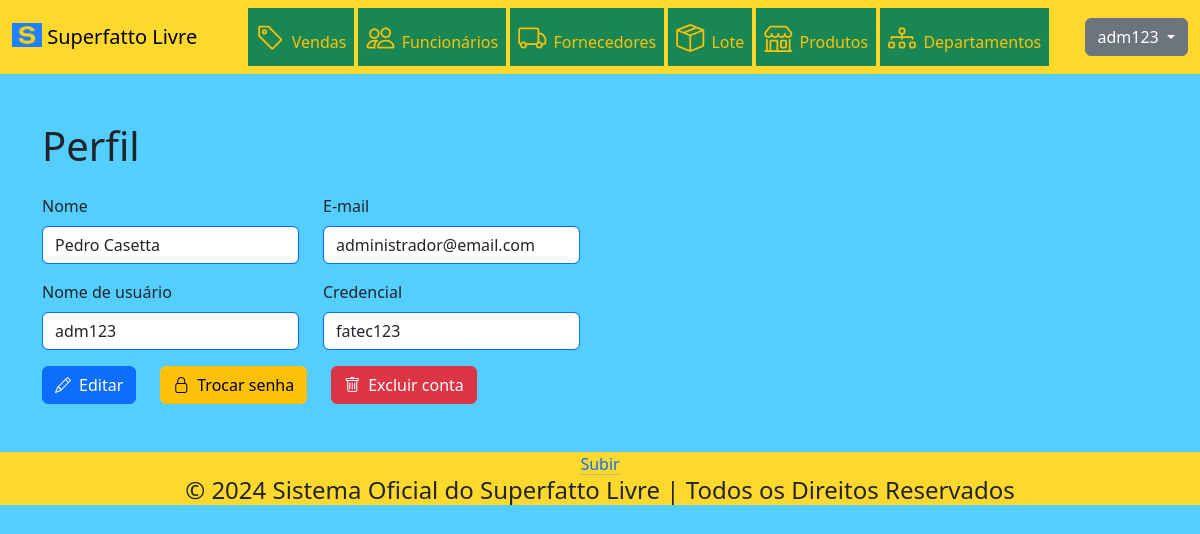
The app's page /conta/encaminharPerfil (signed in) with its own data.
### tables this page shows
CREATE TABLE IF NOT EXISTS `administrador` (
  `codigo` INT NOT NULL AUTO_INCREMENT,
  `cod_credencial` INT NOT NULL,
  PRIMARY KEY (`codigo`),
  INDEX `fk_administrador_credencial1_idx` (`cod_credencial` ASC),
  CONSTRAINT `fk_administrador_conta1`
    FOREIGN KEY (`codigo`)
    REFERENCES `conta` (`codigo`)
    ON DELETE NO ACTION
    ON UPDATE NO ACTION,
  CONSTRAINT `fk_administrador_credencial1`
    FOREIGN KEY (`cod_credencial`)
    REFERENCES `credencial` (`codigo`)
    ON DELETE NO ACTION
    ON UPDATE NO ACTION);

CREATE TABLE IF NOT EXISTS `conta` (
  `codigo` INT NOT NULL AUTO_INCREMENT,
  `nome` VARCHAR(45) NULL,
  `email` VARCHAR(45) NULL,
  `nome_usuario` VARCHAR(45) NULL,
  `senha` VARCHAR(255) NULL,
  `tipo` VARCHAR(45) NULL,
  PRIMARY KEY (`codigo`),
  UNIQUE INDEX `nome_usuario_UNIQUE` (`nome_usuario` ASC),
  UNIQUE INDEX `email_UNIQUE` (`email` ASC));

CREATE TABLE IF NOT EXISTS `credencial` (
  `codigo` INT NOT NULL,
  `nome` VARCHAR(45) NULL,
  PRIMARY KEY (`codigo`));

### App/Controller/BaseController.php (called while the page is built, shortened)
<?php
abstract class BaseController
{
    protected array $dados;
    public function __construct()
    {
        $this->dados = [];
    }
    public function renderizar(string $view)
    {
        $dados = $this->getDados();
        require_once PATH . '/App/View/layout/header.php';
        require_once PATH . '/App/View/layout/menu.php';
        require_once PATH . '/App/View/' . $view . '.php';
        require_once PATH . '/App/View/layout/footer.php';
    }
    public function getDados()
    {
        return $this->dados;
    }
    public function setDados($nomeChave, $valorDado)
    {
        if ($nomeChave != "" && $valorDado != "") {
            $this->dados[$nomeChave] = $valorDado;
        }
    }
}

### index.php (called while the page is built, shortened)
<?php
try
{
    $app = new App();
    $app->identificarController();
    $app->executarController();
} catch (Exception $excecao) {
    throw new Exception("Erro na execução do sistema", $excecao->getCode());
}

### App/Model/Entidades/Conta/Conta.php (called while the page is built, shortened)
<?php
abstract class Conta
{
    protected int $codigo;
    protected string $nome;
    protected string $email;
    protected string $nomeUsuario;
    protected string $tipo;
    public function __construct(int $codigo = 0, string $nome = "", string $email = "", string $nomeUsuario = "", string $senha = "",
        string $tipo = "")
    {
        $this->codigo = $codigo;
        $this->nome = $nome;
        $this->email = $email;
        $this->nomeUsuario = $nomeUsuario;
        $this->tipo = $tipo;
    }
    public static function localizar($codigo, $tipo)
    {
        $contaDAO = new ContaDAO();
        $resultado = $contaDAO->localizar($codigo, $tipo);
        return $resultado;
    }
    public function getCodigo() : int
    {
        return $this->codigo;
    }
    public function getNome() : string
    {
        return $this->nome;
    }
    public function getEmail() : string
    {
        return $this->email;
    }
    public function getNomeUsuario() : string
    {
        return $this->nomeUsuario;
    }
    public function getTipo() : string
    {
        return $this->tipo;
    }
}

### App/Model/DAO/BaseDAO.php (called while the page is built, shortened)
<?php
abstract class BaseDAO
{
    private $conexao;
    public function __construct()
    {
        $this->conexao = Conexao::getConexao();
    }
    public function select($sql)
    {
        return $this->conexao->query($sql);
    }
}

### App/Lib/Conexao.php (called while the page is built, shortened)
<?php
class Conexao
{
    public static function getConexao()
    {
        $dsn = DB_DRIVER . ':host=' . DB_HOST . ';dbname=' . DB_NAME . ";";
        $conexao = new PDO($dsn , DB_USER, DB_PASSWORD);
        $conexao->setAttribute(PDO::ATTR_ERRMODE, PDO::ERRMODE_EXCEPTION);
        return $conexao;
    }
}

### App/Model/DAO/ContaDAO.php (called while the page is built, shortened)
<?php
class ContaDAO extends BaseDAO
{
    public function localizar($codigo, $tipo)
    {
        try {
            if ($tipo == 'administrador') {
                $pdoStatement = $this->select("SELECT c.*, a.cod_credencial, cr.nome nome_credencial
                FROM conta c, administrador a, credencial cr
                WHERE c.codigo = $codigo AND a.codigo = $codigo AND cr.codigo = a.cod_credencial");
                $arrayResultado = $pdoStatement->fetch(PDO::FETCH_ASSOC);
                $conta = new Administrador(
                    $arrayResultado['codigo'],
                    $arrayResultado['nome'],
                    $arrayResultado['email'],
                    $arrayResultado['nome_usuario'],
                    $arrayResultado['senha'],
                    $arrayResultado['tipo'],
                    $arrayResultado['cod_credencial'],
                    $arrayResultado['nome_credencial']
                );
            }
            return $conta;
        }
        catch (Exception $excecao) {
            $erro = new Exception("Erro " . $excecao->getCode() . ". Erro no acesso aos dados");
            return $erro;
        }
    }
}

### App/Model/Entidades/Conta/Administrador.php (called while the page is built, shortened)
<?php
class Administrador extends Conta
{
    private Credencial $credencial;
    public function __construct(int $codigo = 0, string $nome = "", string $email = "", string $nomeUsuario = "", string $senha = "",
        string $tipo = "", int $cod_credencial = 0, string $nome_credencial = "")
    {
        $this->credencial = new Credencial($cod_credencial, $nome_credencial);
    }
    public function getCredencial() : Credencial
    {
        return $this->credencial;
    }
}

### App/Model/Entidades/Conta/Credencial.php (called while the page is built, shortened)
<?php
class Credencial
{
    private string $nome;
    public function __construct(int $codigo = 0, string $nome = "")
    {
        $this->nome = $nome;
    }
    public function getNome() : string
    {
        return $this->nome;
    }
}

### App/View/conta/perfil.php (the view, shortened to what this page needs)
<div class="container-sm my-5">
  <?php if (isset($dados['conta']) && !empty($dados['conta'])) { ?>
    <div class="row mb-3">
      <div class="col-auto">
        <h1>Perfil</h1>
      </div>
    </div>
    <div class="row mb-3">
        <div class="col-auto">
          <label for="nome" class="form-label">Nome</label>
          <input type="text" class="form-control border border-primary" id="nome" name="nome"
          value="<?= $dados['conta']->getNome() ?>" readonly>
        </div>
        <div class="col-auto">
            <label for="email" class="form-label">E-mail</label>
            <input type="text" class="form-control border border-primary" id="email" name="email"
            value="<?= $dados['conta']->getEmail() ?>" readonly>
        </div>
    </div>
    <div class="row mb-3">
      <div class="col-auto">
        <label for="nome_usuario" class="form-label">Nome de usuário</label>
        <input class="form-control border border-primary" id="nome_usuario" name="nome_usuario"
        value="<?= $dados['conta']->getNomeUsuario(); ?>" readonly>
      </div>
    <?php if ($dados['conta']->getTipo() == 'administrador') { ?>
        <div class="col-auto">
          <label for="credencial" class="form-label">Credencial</label>
          <input class="form-control border border-primary" id="credencial"
          name="credencial" value="<?= $dados['conta']->getCredencial()->getNome() ?>" readonly>
        </div>
    <?php } else if ($dados['conta']->getTipo() == 'cliente') { ?>
        <div class="col-auto">
          <label for="telefone" class="form-label">Telefone</label>
          <input class="form-control border border-primary" id="telefone" name="telefone"
          value="<?= $dados['conta']->getTelefone() ?>" readonly>
        </div>
    <?php } ?>
    </div>
    <div class="row">
      <div class="col-auto">
        <a href="http://<?=APP_HOST?>/conta/encaminharEdicao/<?= $dados['conta']->getCodigo() ?>" class="btn btn-primary">
            <i class="bi bi-pencil">&ensp;</i>Editar
        </a>
      </div>
      <div class="col-auto">
        <a href="http://<?=APP_HOST?>/conta/encaminharTrocaSenha/<?= $dados['conta']->getCodigo() ?>" class="btn btn-warning">
            <i class="bi bi-lock">&ensp;</i>Trocar senha
        </a>
      </div>
      <div class="col-auto">
        <a href="http://<?=APP_HOST?>/conta/encaminharExclusao/<?= $dados['conta']->getCodigo() ?>" class="btn btn-danger">
          <i class="bi bi-trash">&ensp;</i>Excluir conta
        </a>
      </div>
    </div>
  <?php } ?>
</div>

### public/css/estilo.css (style rules this page uses)
body { background-color: #53ceff; }

### records on screen
administrador: nome "Pedro Casetta", email "administrador@email.com", nome_usuario "adm123", credencial "fatec123"

### other values on screen
$sessao::getNomeUsuario() "adm123"
